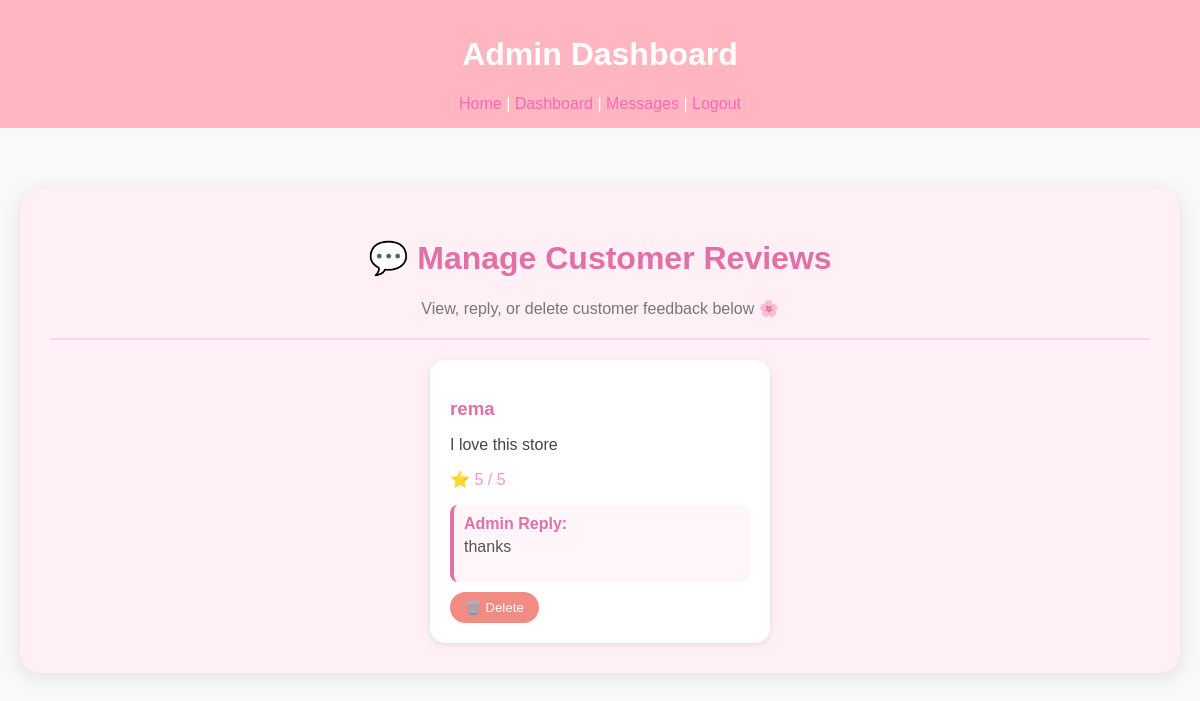
Screenshot of /admin/reviews (signed in) with the database file from the repository.
### models.py (models this page shows)
class Review(db.Model):
    id = db.Column(db.Integer, primary_key=True)
    name = db.Column(db.String(100), nullable=False)
    message = db.Column(db.Text, nullable=False)
    stars = db.Column(db.Integer, nullable=False, default=5)
    admin_reply = db.Column(db.Text)  # ✅ رد الأدمن

### routes.py (the view)
@app.route("/admin/reviews", methods=["GET", "POST"])
def admin_reviews():
    if not session.get("is_admin"):
        return redirect(url_for("home_logged"))
    reviews = Review.query.all()
    return render_template("admin/admin_reviews.html", reviews=reviews)

### templates/admin/admin_reviews.html (shortened to what this page needs)
{% extends "admin/admin_base.html" %}
{% block content %}
<div style="max-width:1200px; margin:40px auto; padding:30px; background:#fff0f6; border-radius:20px; box-shadow:0 4px 20px rgba(0,0,0,0.1);">
  <h1 style="text-align:center; color:#e26fa7;">💬 Manage Customer Reviews</h1>
  <p style="text-align:center; color:#777;">View, reply, or delete customer feedback below 🌸</p>
  <hr style="margin:20px 0; border:1px solid #ffd6e8;">
  {% if reviews %}
    <div style="display:flex; flex-wrap:wrap; gap:20px; justify-content:center;">
      {% for review in reviews %}
        <div style="background:white; width:300px; border-radius:15px; box-shadow:0 2px 6px rgba(0,0,0,0.1); padding:20px; position:relative;">
          <h3 style="color:#e26fa7; margin-bottom:8px;">{{ review.name }}</h3>
          <p style="color:#444;">{{ review.message }}</p>
          <p style="color:#f39ac7;">⭐ {{ review.stars }} / 5</p>
          {% if review.admin_reply %}
            <div style="background:#fff6fa; border-left:4px solid #e26fa7; padding:10px; border-radius:8px; margin-top:10px;">
              <b style="color:#e26fa7;">Admin Reply:</b>
              <p style="margin-top:5px; color:#555;">{{ review.admin_reply }}</p>
            </div>
          {% endif %}
          <form action="{{ url_for('delete_review', id=review.id) }}" method="POST" style="margin-top:10px;">
            <button type="submit"
                    style="background:#f28b82; color:white; border:none; padding:8px 15px; border-radius:20px; cursor:pointer;">
              🗑️ Delete
            </button>
          </form>
        </div>
      {% endfor %}
    </div>
  {% else %}
    <p style="text-align:center; color:#777;">No reviews yet 💭</p>
  {% endif %}
</div>
{% endblock %}

### templates/admin/admin_base.html (style rules this page uses)
body { font-family: Arial, sans-serif; background-color: #f9f9f9; margin: 0; padding: 0; }

### rows the page displays
Review: name "rema", message "I love this store", stars "5", admin_reply "thanks"
